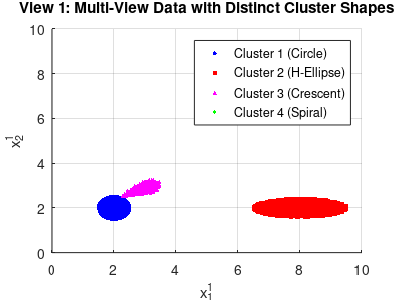
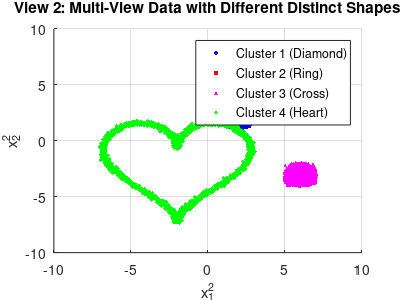

These charts were generated, in order, by the following MATLAB code:
%%   This code is provided (written and created) by Kristina P. Sinaga 
%%   Copyright (c) 2025 Kristina P. Sinaga 
%%   All rights reserved
%%   Contact :  krist.p.sinaga@gmail.com
%%   ------------------------------------------------------------------- %%
%%   Modified: Aug 13, 2025 - Enhanced to generate distinct cluster shapes
%%   Two-view, four-cluster multi-view data with different geometric shapes

clear all;close all;clc

%% Generate View 1 - Four clusters with distinct shapes
rng(45); 
points_per_cluster = 2500;  % 10000 total points / 4 clusters

% Cluster 1: Circular shape
center1 = [2, 2];
theta1 = 2*pi*rand(points_per_cluster, 1);
r1 = 0.5 * sqrt(rand(points_per_cluster, 1));
cluster1 = [center1(1) + r1.*cos(theta1), center1(2) + r1.*sin(theta1)];

% Cluster 2: Elongated horizontal ellipse  
center2 = [8, 2];
theta2 = 2*pi*rand(points_per_cluster, 1);
r2 = sqrt(rand(points_per_cluster, 1));
a2 = 1.5; b2 = 0.4;  % Semi-axes
cluster2 = [center2(1) + a2*r2.*cos(theta2), center2(2) + b2*r2.*sin(theta2)];

% Cluster 3: Crescent/banana shape
center3 = [2, 8];
t3 = linspace(-pi/3, pi/3, points_per_cluster)' + 0.1*randn(points_per_cluster, 1);
r3_outer = 1.2 + 0.1*randn(points_per_cluster, 1);
r3_inner = 0.6 + 0.1*randn(points_per_cluster, 1);
% Outer arc
x3_outer = center3(1) + r3_outer .* cos(t3);
y3_outer = center3(2) + r3_outer .* sin(t3);
% Inner arc (shifted to create crescent)
x3_inner = center3(1) + 0.4 + r3_inner .* cos(t3);
y3_inner = center3(2) + r3_inner .* sin(t3);
cluster3 = [x3_outer x3_inner];



% Cluster 4: S-curve/spiral shape
center4 = [8, 8];
t4 = linspace(0, 2*pi, points_per_cluster)' + 0.05*randn(points_per_cluster, 1);
r4 = 0.3 + 0.3*sin(3*t4) + 0.1*randn(points_per_cluster, 1);
cluster4 = [center4(1) + r4.*cos(t4), center4(2) + r4.*sin(t4)];

% Combine all clusters for View 1
points{1} = [cluster1; cluster2; cluster3; cluster4];
label = [ones(size(cluster1,1),1); 2*ones(size(cluster2,1),1); 
         3*ones(size(cluster3,1),1); 4*ones(size(cluster4,1),1)];



%% Generate View 2 - Four clusters with different distinct shapes

% Cluster 1: Diamond/rhombus shape
center1_v2 = [2, 2];
t1_v2 = 2*pi*rand(points_per_cluster, 1);
r1_v2 = 0.5 + 0.3*abs(cos(4*t1_v2)) + 0.1*randn(points_per_cluster, 1);  % Diamond pattern
cluster1_v2 = [center1_v2(1) + r1_v2.*cos(t1_v2), center1_v2(2) + r1_v2.*sin(t1_v2)];

% Cluster 2: Ring/donut shape
center2_v2 = [6, 6];
theta2_v2 = 2*pi*rand(points_per_cluster, 1);
r2_inner = 0.8; r2_outer = 1.3;
r2_v2 = r2_inner + (r2_outer - r2_inner)*rand(points_per_cluster, 1);
cluster2_v2 = [center2_v2(1) + r2_v2.*cos(theta2_v2), center2_v2(2) + r2_v2.*sin(theta2_v2)];

% Cluster 3: Cross/plus shape
center3_v2 = [6, -3];
% Horizontal bar
x3_h = center3_v2(1) + 2*(rand(points_per_cluster/2, 1) - 0.5);
y3_h = center3_v2(2) + 0.3*randn(points_per_cluster/2, 1);
% Vertical bar  
x3_v = center3_v2(1) + 0.3*randn(points_per_cluster/2, 1);
y3_v = center3_v2(2) + 2*(rand(points_per_cluster/2, 1) - 0.5);
cluster3_v2 = [x3_h, y3_h; x3_v, y3_v];

% Cluster 4: Heart shape
center4_v2 = [-2, -2];
t4_v2 = linspace(0, 2*pi, points_per_cluster)' + 0.1*randn(points_per_cluster, 1);
% Parametric heart equation
scale = 0.3;
x4_heart = center4_v2(1) + scale * (16*sin(t4_v2).^3);
y4_heart = center4_v2(2) + scale * (13*cos(t4_v2) - 5*cos(2*t4_v2) - 2*cos(3*t4_v2) - cos(4*t4_v2));
cluster4_v2 = [x4_heart + 0.1*randn(points_per_cluster, 1), y4_heart + 0.1*randn(points_per_cluster, 1)];

% Combine all clusters for View 2
points{2} = [cluster1_v2; cluster2_v2; cluster3_v2; cluster4_v2];

clear cluster1 cluster2 cluster3 cluster4 cluster1_v2 cluster2_v2 cluster3_v2 cluster4_v2
clear center1 center2 center3 center4 center1_v2 center2_v2 center3_v2 center4_v2
clear theta1 theta2 t3 t4 theta2_v2 t1_v2 t4_v2 r1 r2 r3_outer r3_inner r4 r1_v2 r2_v2
clear a2 b2 x3_outer y3_outer x3_inner y3_inner x3_h y3_h x3_v y3_v 
clear x4_heart y4_heart r2_inner r2_outer scale points_per_cluster 

clear label_ori mix mu obj points_n points_ori sigma temp_points
save data_distinct_shapes.mat

%% Save global indices and original labels for alignment
global_indices = (1:length(label))';
original_labels = label;
save('data_distinct_shapes.mat', 'points', 'label', 'global_indices', 'original_labels', '-append');

c=figure;

% Defaults for this blog post
width = 4;     % Width in inches
height = 3;    % Height in inches
alw = 0.75;    % AxesLineWidth
fsz = 11;      % Fontsize
lw = 1.5;      % LineWidth
msz = 8;       % MarkerSize

% Set Tick Marks
set(gca,'XTick',-3:3);
set(gca,'YTick',0:10);

% Here we preserve the size of the image when we save it.
set(gcf,'InvertHardcopy','on');
set(gcf,'PaperUnits', 'inches');
papersize = get(gcf, 'PaperSize');
left = (papersize(1)- width)/2;
bottom = (papersize(2)- height)/2;
myfiguresize = [left, bottom, width, height];
set(gcf,'PaperPosition', myfiguresize);

set(0,'defaultLineLineWidth',lw);   % set the default line width to lw
set(0,'defaultLineMarkerSize',msz); % set the default line marker size to msz
set(0,'defaultLineLineWidth',lw);   % set the default line width to lw
set(0,'defaultLineMarkerSize',msz); % set the default line marker size to msz


% Extract clusters for visualization
a=find(label==1); a1=points{1}(a,:);
b=find(label==2); b1=points{1}(b,:);
c=find(label==3); c1=points{1}(c,:);
d=find(label==4); d1=points{1}(d,:);

% Plot with different markers to highlight distinct shapes
scatter(a1(:,1),a1(:,2),8,'b','o','filled');  % Cluster 1: Blue circles
hold on
scatter(b1(:,1),b1(:,2),8,'r','s','filled');  % Cluster 2: Red squares  
scatter(c1(:,1),c1(:,2),8,'m','^','filled');  % Cluster 3: Magenta triangles
scatter(d1(:,1),d1(:,2),8,'g','d','filled');  % Cluster 4: Green diamonds
hold off

% Add legend and title
legend('Cluster 1 (Circle)', 'Cluster 2 (H-Ellipse)', 'Cluster 3 (Crescent)', 'Cluster 4 (Spiral)', 'Location', 'best');
title('View 1: Multi-View Data with Distinct Cluster Shapes');
xlabel('x_{1}^{1}');
ylabel('x_{2}^{1}');
grid on


c=figure;

% Defaults for this blog post
width = 4;     % Width in inches
height = 3;    % Height in inches
alw = 0.75;    % AxesLineWidth
fsz = 11;      % Fontsize
lw = 1.5;      % LineWidth
msz = 8;       % MarkerSize

% Set Tick Marks
set(gca,'XTick',-3:3);
set(gca,'YTick',0:10);

% Here we preserve the size of the image when we save it.
set(gcf,'InvertHardcopy','on');
set(gcf,'PaperUnits', 'inches');
papersize = get(gcf, 'PaperSize');
left = (papersize(1)- width)/2;
bottom = (papersize(2)- height)/2;
myfiguresize = [left, bottom, width, height];
set(gcf,'PaperPosition', myfiguresize);

set(0,'defaultLineLineWidth',lw);   % set the default line width to lw
set(0,'defaultLineMarkerSize',msz); % set the default line marker size to msz
set(0,'defaultLineLineWidth',lw);   % set the default line width to lw
set(0,'defaultLineMarkerSize',msz); % set the default line marker size to msz


% Extract clusters for View 2 visualization
a=find(label==1); a2=points{2}(a,:);
b=find(label==2); b2=points{2}(b,:);
c=find(label==3); c2=points{2}(c,:);
d=find(label==4); d2=points{2}(d,:);

% Plot with different markers and colors for View 2
scatter(a2(:,1),a2(:,2),8,'b','o','filled');    % Cluster 1: Blue circles
hold on
scatter(b2(:,1),b2(:,2),8,'r','s','filled');    % Cluster 2: Red squares
scatter(c2(:,1),c2(:,2),8,'m','^','filled');    % Cluster 3: Magenta triangles  
scatter(d2(:,1),d2(:,2),8,'g','d','filled');    % Cluster 4: Green diamonds
hold off

% Add legend and title
legend('Cluster 1 (Diamond)', 'Cluster 2 (Ring)', 'Cluster 3 (Cross)', 'Cluster 4 (Heart)', 'Location', 'best');
title('View 2: Multi-View Data with Different Distinct Shapes');
xlabel('x_{1}^{2}');
ylabel('x_{2}^{2}');
grid on

%% Partition
load data_distinct_shapes.mat
P1_view1= points{1}([1:8500],:);
P1_view2= points{2}([1:8500],:);
P1_label= label([1:8500]);
P2_view1= points{1}([8501:10000],:);
P2_view2= points{2}([8501:10000],:);
P2_label= label([8501:10000]);
